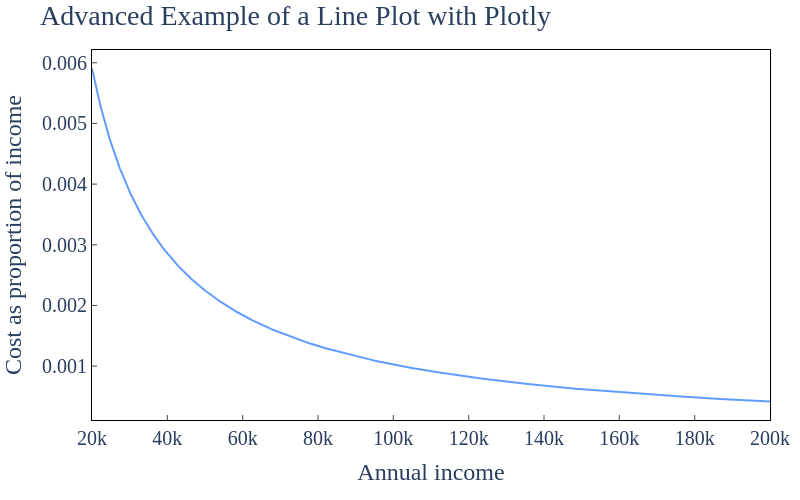

Source (notebook cell):
### Code cell
red = '#f8766d'
blue = '#619cff'

style_dict = {
    'layout.plot_bgcolor': 'rgba(0, 0, 0, 0)',
    'layout.font.family': 'Times New Roman',
    'layout.xaxis.linecolor': 'black',
    'layout.xaxis.ticks': 'inside',
    'layout.xaxis.mirror': True,
    'layout.xaxis.showline': True,
    'layout.yaxis.linecolor': 'black',
    'layout.yaxis.ticks': 'inside',
    'layout.yaxis.mirror': True,
    'layout.yaxis.showline': True,
    'layout.autosize': False,
    'layout.legend.bgcolor': 'rgba(0, 0, 0, 0)',
    'layout.legend.xanchor': 'right',
    'layout.legend.x': 1,
    'layout.legend.font.family': 'monospace',
    # Specialized:
    # 'layout.xaxis.range': (2.3, 2.5),
    #'layout.yaxis.range': (-50, +50),
    #'layout.xaxis.title': '$x$',
    #'layout.yaxis.title': '$y$',
    'layout.title': 'Advanced Example of a Line Plot with Plotly',
}

fig = go.Figure()

fig.add_trace(
    go.Scatter(x=df.income, y=df.y, marker=dict(
                        color=blue,
                        line=dict(color='rgb(248, 248, 249)', width=1)
                    ),)
)

fig.update_layout(
        #xaxis=dict(title="Day of Week",
                   #x=0.5),
        yaxis=dict(title="Cost as proportion of income"),
        xaxis=dict(title="Annual income"),
        height=500, 
        width=800,
        #legend_title_text='Week type',
        margin=dict(l=75, r=10, t=50, b=80),
        legend=dict(
                yanchor="bottom",
                y=-.2,
                xanchor="left",
                x=0.35,
                orientation="h",
                font=dict(
                    #family="Courier",
                    size=24,
                   # color="black"
                ),
            ),
        font=dict(size=20), plot_bgcolor="#ededed",
    )

fig.update(**style_dict)

fig.write_image('./figure/prop_of_income.png')

fig

### Figure 1 — Plotly figure (JSON) as saved in the notebook; plotly's stock layout.template omitted (floating-point values rounded to 4 significant figures; data arrays with more than 128 entries replaced by an {"elided": "..."} marker saying what was removed)
{"data": [{"marker": {"color": "#619cff", "line": {"color": "rgb(248, 248, 249)", "width": 1}}, "type": "scatter", "x": {"elided": "1801 int values"}, "y": {"elided": "1801 float values"}}], "layout": {"autosize": false, "font": {"family": "Times New Roman", "size": 20}, "height": 500, "legend": {"bgcolor": "rgba(0, 0, 0, 0)", "font": {"family": "monospace", "size": 24}, "orientation": "h", "x": 1, "xanchor": "right", "y": -0.2, "yanchor": "bottom"}, "margin": {"b": 80, "l": 75, "r": 10, "t": 50}, "plot_bgcolor": "rgba(0, 0, 0, 0)", "title": {"text": "Advanced Example of a Line Plot with Plotly"}, "width": 800, "xaxis": {"linecolor": "black", "mirror": true, "showline": true, "ticks": "inside", "title": {"text": "Annual income"}}, "yaxis": {"linecolor": "black", "mirror": true, "showline": true, "ticks": "inside", "title": {"text": "Cost as proportion of income"}}}}
